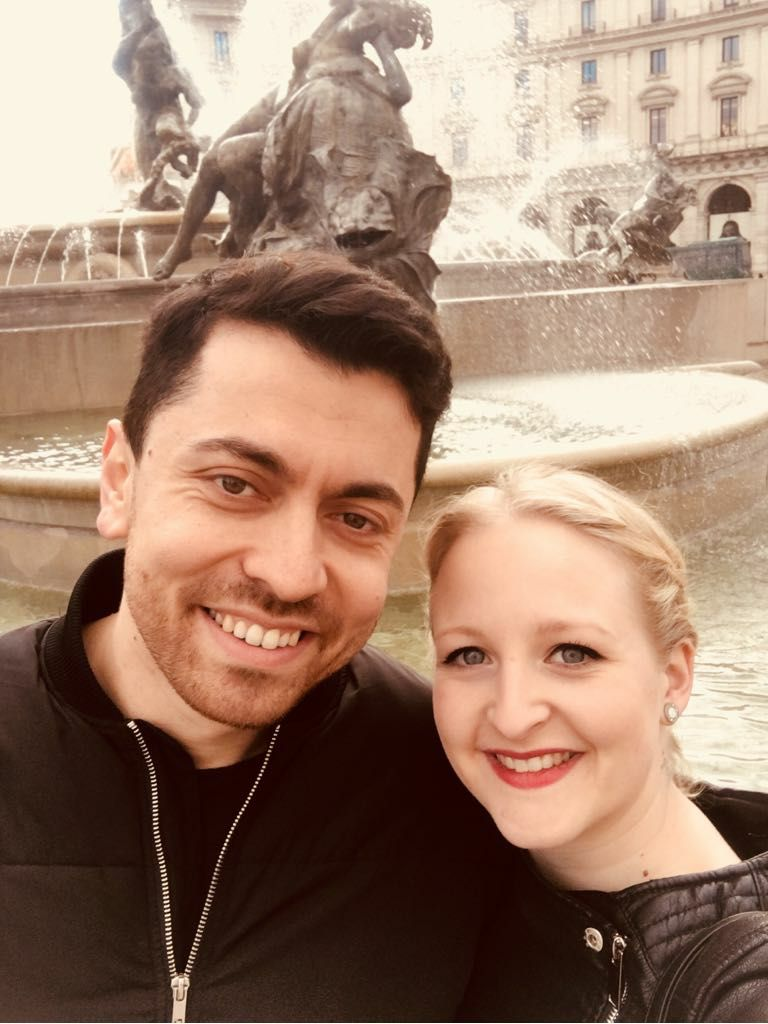
#> input picture SVD/dv.jpg, 768 x 1024 px
$ jupyter execute 'Understanding SVD.ipynb'   (shell and % lines are left out)
#> lines starting #> are read from the running program, lines starting #| are printed output that depends on the picture
# Understanding Singular Value Decomposition

On 16.06.2020, searching “singular value decomposition" in Google yielded  $22.6 \cdot 10^6$ results while searching “Alan Turing” in Google yielded  $16 \cdot 10^6$  results. The magnitude of the discrepancy between the number of retrieved results may be enough to indicate the importance of singular value decomposition (SVD). In this blogpost, I would like to share the beauty of SVD with readers by providing brief theorical background followed by pure Python implementation.

Let $A\in\mathbb{R}^{m\times n}$ be a matrix; and $U\in\mathbb{R}^{m\times r}$, $\Sigma \in \mathbb{R}^{r\times r}$ and $V\in\mathbb{R}^{n\times r}$ be matrices, such that
$$A=U \Sigma V^T$$

where

+ $\Sigma$ is a diagonal matrix and contains ***singular values*** that are ordered in decreasing order.

+ ***V*** contains ***right singular vectors***.

+ ***U*** contains ***left singular vectors***.
+ ***U***, ***V***: are orthonormals hence $U^TU=I$ and $V^TV=I$

### Three equations to use for SVD
1. $A^TA= V\Sigma^T U^T U \Sigma V^T= V (\Sigma^T \Sigma)V^T$ as U is an orthogonal matrix $U^TU=1$. Equivalently, $AA^T= U\Sigma V^TV\Sigma^T U^T = U (\Sigma^T \Sigma) U^T$ as V is an orthogonal matrix $V^TV=1$.

2. $AV = U\Sigma$ because $V^T$ is just moved to the left-hand side of equation.

# Lets calculate Singular Value Decomposition

$$
A=\left[\begin{array}{cc}
5 & 5\\
-1 & 7
\end{array}\right]
$$

+ $A^TA=V (\Sigma^T \Sigma)V^T$ as U is orthogonal matrix $U^TU=1$. Given A and its transpose, we have

$$
A^TA=\left[\begin{array}{cc}
26 & 18\\
18 & 74
\end{array}\right]=V\Sigma^T\Sigma V^T
$$

## Finding $V$ and $\Sigma$ through eigenvalues and eigenvectors of $A^T A$

#### Finding eigenvalues of $A^T A$
Eigenvalues of $A^T A$ are 20 and 80 that are simply found by $det[A^TA-\lambda I]=0$. $\Sigma$ is square root of eigen values along the diagonal
$$\Sigma=\left[\begin{array}{cc}
\sqrt{80} & 0\\
0 & \sqrt{20}
\end{array}\right] = \left[\begin{array}{cc}
4\sqrt{5} & 0\\
0 & 2\sqrt{5}
\end{array}\right]
.$$

#### Finding eigenvectors of $A^T A$

$$[A^TA - 80I] \cdot \left[\begin{array}{cc}
x_1\\
x_2
\end{array}\right]
=\left[\begin{array}{cc}
0\\
0
\end{array}\right] \implies V_1
$$

$$[A^TA - 20I] \cdot \left[\begin{array}{cc}
x_1\\
x_2
\end{array}\right]
=\left[\begin{array}{cc}
0\\
0
\end{array}\right] \implies V_2$$

where solution is
$$V=\left[\begin{array}{cc}
1/_\sqrt{10} & ^3/_\sqrt{10}\\
^3/_\sqrt{10} & -1/_\sqrt{10}
\end{array}\right].
$$

[cell 1]
import numpy as np
A = np.array([[5, 5],[-1,7]])
sigma=np.array([[np.sqrt(80),0],
                [0,np.sqrt(20)]])

V=np.array([[1/np.sqrt(10),3/np.sqrt(10)],
              [3/np.sqrt(10),-1/np.sqrt(10)]])

$A^TA=V (\Sigma^T \Sigma)V^T$

[cell 2]
print(A.T@A)

[cell 3]
print(V@(sigma.T@sigma)@V.T)

## Let's find $U$ via $AV = U\Sigma$

$$
\left[\begin{array}{cc}
5 & 5\\
-1 & 7
\end{array}\right]
\left[\begin{array}{cc}
^1/_\sqrt{10} & ^3/_\sqrt{10}\\
^3/\sqrt{10} & ^-1/_\sqrt{10}
\end{array}\right]=\left[\begin{array}{cc}
20/\sqrt{10} & 10/\sqrt{10}\\
20/\sqrt{10} & -10/_\sqrt{10}
\end{array}\right]
$$

The entries of $U\Sigma$ needed to be unit length.
<br>
*** In order to obtain U matrix we have to make the entries of U times Sigma unit length.***

$$
\left[\begin{array}{cc}
^1/_\sqrt{2} & ^1/_\sqrt{2}\\
^1/_\sqrt{2} & -^1/_\sqrt{2}
\end{array}\right]
\left[\begin{array}{cc}
4\sqrt{5}  & 0\\
0 & 2\sqrt{5}
\end{array}\right]=\left[\begin{array}{cc}
^1/_\sqrt{2} & ^1/_\sqrt{2}\\
^1/_\sqrt{2} & -^1/_\sqrt{2}
\end{array}\right]
$$

$$U=\left[\begin{array}{cc}
^1/_\sqrt{2} & ^1/_\sqrt{2}\\
^1/_\sqrt{2} & -^1/_\sqrt{2}
\end{array}\right]
=\left[\begin{array}{cc}
0.70710678 & 0.70710678\\
0.70710678 & -0.70710678
\end{array}\right]$$

[cell 4]
U=A@V@np.linalg.inv(sigma)
U

[cell 5]
U@sigma@V.T

## For application purposes Numpy does the trick

[cell 6]
U, s, V_T = np.linalg.svd(A)
m, n = A.shape
D = np.concatenate((np.diag(s), np.zeros((m - len(s), n))))
np.dot(U, np.dot(D, V_T))

# Singluar Value Decomposition and Applications

[cell 7]
import matplotlib.pyplot as plt
from PIL import Image

[cell 8]
# Its me and my girlfriend in Rome :)
imggray = Image.open('dv.jpg').convert('LA')
imgmat = np.array(list(imggray.getdata(band=0)), float)
imgmat.shape = (imggray.size[1], imggray.size[0])
imgmat = np.matrix(imgmat)
plt.figure(figsize=(9,6))
plt.title("Demir und Vani")
plt.imshow(imgmat, cmap='gray');

print("Pixels: ", imgmat.shape[0],"*",imgmat.shape[1])
#| Pixels:  1024 * 768

[cell 9]
U, sigma, V = np.linalg.svd(imgmat)
#> sigma = 768 values, max 132725.3 at index 0, min 2.14 at index 767, mean 589.3
for i in range(5, 51, 10):
    reconstimg = np.matrix(U[:, :i]) * np.diag(sigma[:i]) * np.matrix(V[:i, :])
    plt.imshow(reconstimg, cmap='gray')
    title = "rank = %s" % i
    plt.title(title)
    plt.show()

# Let's apply Singular Value Decomposition on Rgb image

[cell 10]
from PIL import Image
image = np.array(Image.open('dv.jpg'))
#> image is the input picture: shape (1024, 768, 3); mean R, G, B 160.1, 129.5, 110.2
row,col,_ = image.shape
#> row = 1024; col = 768

[cell 11]
fig = plt.figure(figsize=(9,6))
a = fig.add_subplot(1,1,1)
imgplot = plt.imshow(image)
a.set_title("Demir und Vani")
plt.show()
print("Pixel:",row,"*",col)
#| Pixel: 1024 * 768

[cell 12]
image = image /250 # Selecting Colors RED, Green and Blue values.
image_red = image[:,:,0]
image_green = image[:,:,1]
image_blue = image[:,:,2]

[cell 13]
U_r, d_r, V_r = np.linalg.svd(image_red,full_matrices=True)
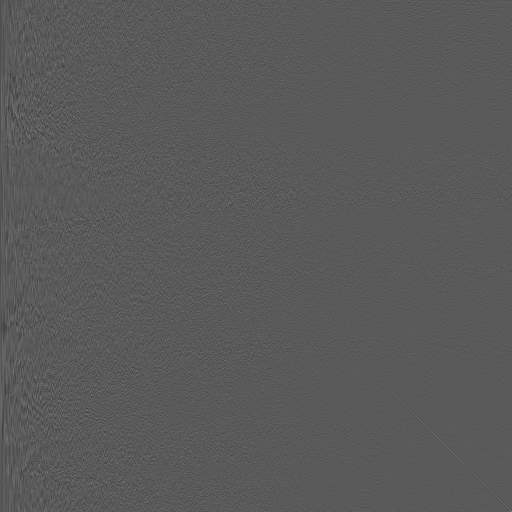
#> U_r: shape (1024, 1024) float64 (shown at 1/2 size); min -0.261, max 0.476, mean -2.58e-05; drawn with min black and max white
#> d_r = 768 values, max 609.3 at index 0, min 0.0106 at index 767, mean 2.48
U_g, d_g, V_g = np.linalg.svd(image_green,full_matrices=True)
#> d_g = 768 values, max 509.8 at index 0, min 0.00953 at index 767, mean 2.35
U_b, d_b, V_b = np.linalg.svd(image_blue,full_matrices=True)
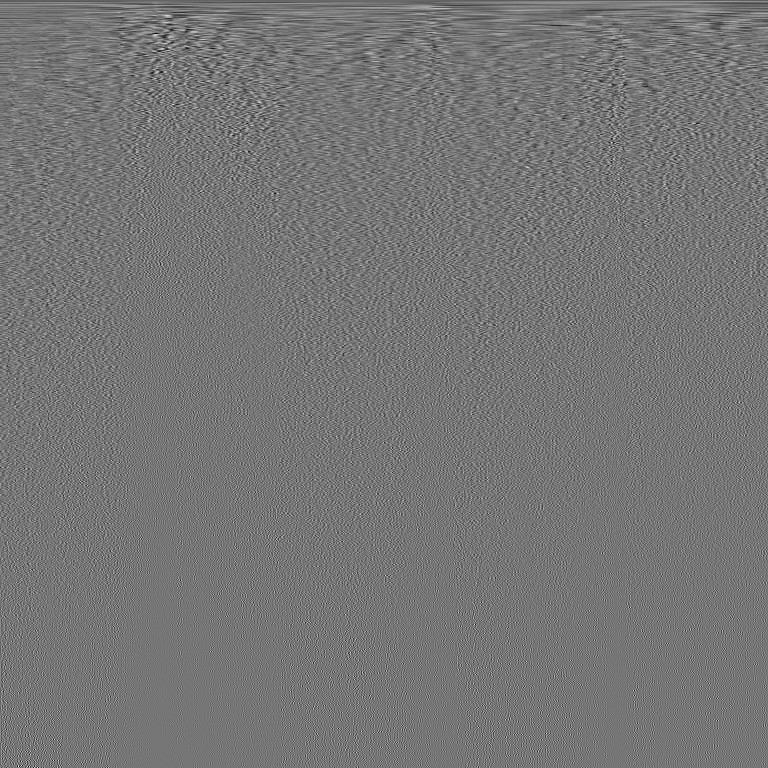
#> V_b: shape (768, 768) float64; min -0.215, max 0.249, mean -5.06e-05; drawn with min black and max white
#> d_b = 768 values, max 442.5 at index 0, min 0.00998 at index 767, mean 2.18

[cell 14]
for rank in [1,5,10,15]:
    U_r_k = U_r[ :,0 : rank]
    V_r_k = V_r[ 0 :rank,:]
    U_g_k = U_g[:,0:rank]
    V_g_k = V_g[0:rank,:]
    U_b_k = U_b[:,0:rank]
    V_b_k = V_b[0:rank,:]

    d_r_k = d_r[0:rank]
    d_g_k = d_r[0:rank]
    d_b_k = d_r[0:rank]
    compredssed_bytes = sum(matrix.nbytes for matrix in[U_r_k,d_r_k,V_r_k,U_g_k,d_g_k,V_g_k,U_b_k,d_b_k,V_b_k])

    im_red_approx = np.dot(U_r_k,np.dot(np.diag(d_r_k),V_r_k))
    im_green_approx = np.dot(U_g_k,np.dot(np.diag(d_g_k),V_g_k))
    im_blue_approx = np.dot(U_b_k,np.dot(np.diag(d_b_k),V_b_k))

    im_reconstructed = np.zeros((row,col,3))

    im_reconstructed[:,:,0]=im_red_approx
    im_reconstructed[:,:,1]=im_green_approx
    im_reconstructed[:,:,2]=im_blue_approx

    im_reconstructed[im_reconstructed < 0 ] = 0
    im_reconstructed[im_reconstructed > 1] = 1

    fig = plt.figure(figsize=(9,6))
    a = fig.add_subplot(1,1,1)
    imgplot = plt.imshow(im_reconstructed)
    a.set_title("Our pic rank {0}".format(rank))
    plt.show()
#> this loop made 4 passes
#> compredssed_bytes on passes 3 to 4: 430320, 645480
#> (d_r_k, d_g_k, d_b_k, compredssed_bytes) on pass 1: ([609.3], [609.3], [609.3], 43032)
#> pass 1, `im_red_approx = np.dot(U_r_k,np.dot(np.diag(d_r_k),V_r_k))`:
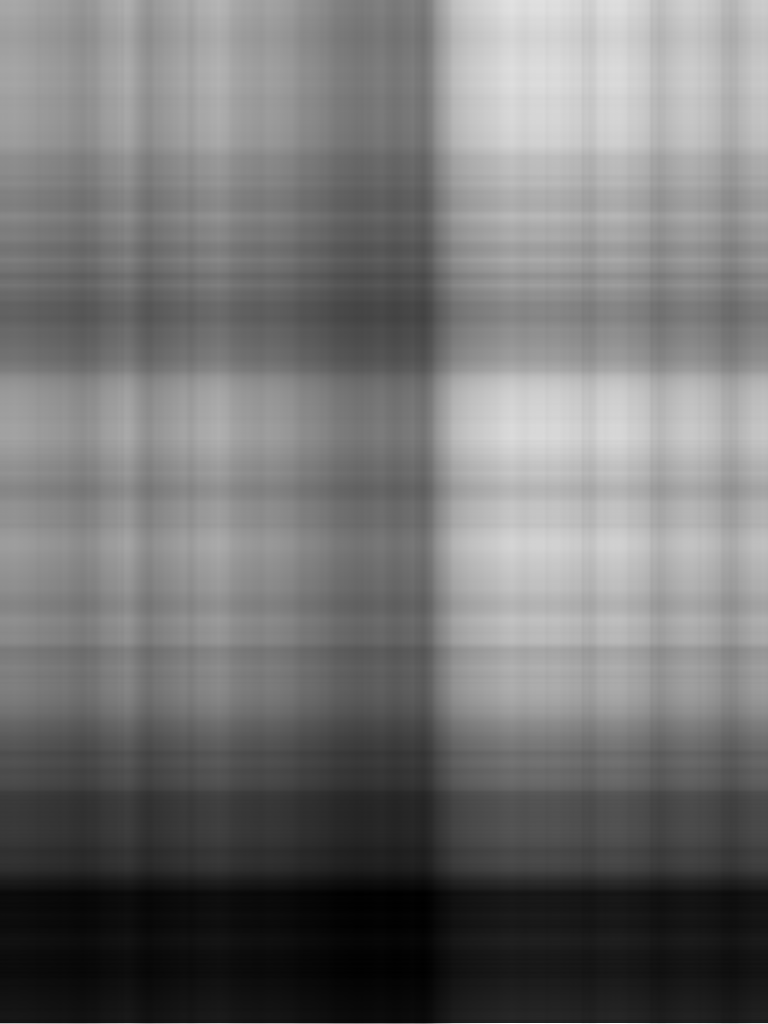
#> im_red_approx: shape (1024, 768) float64; min 0.141, max 1.24, mean 0.642; drawn with min black and max white
#> pass 1, `im_blue_approx = np.dot(U_b_k,np.dot(np.diag(d_b_k),V_b_k))`:
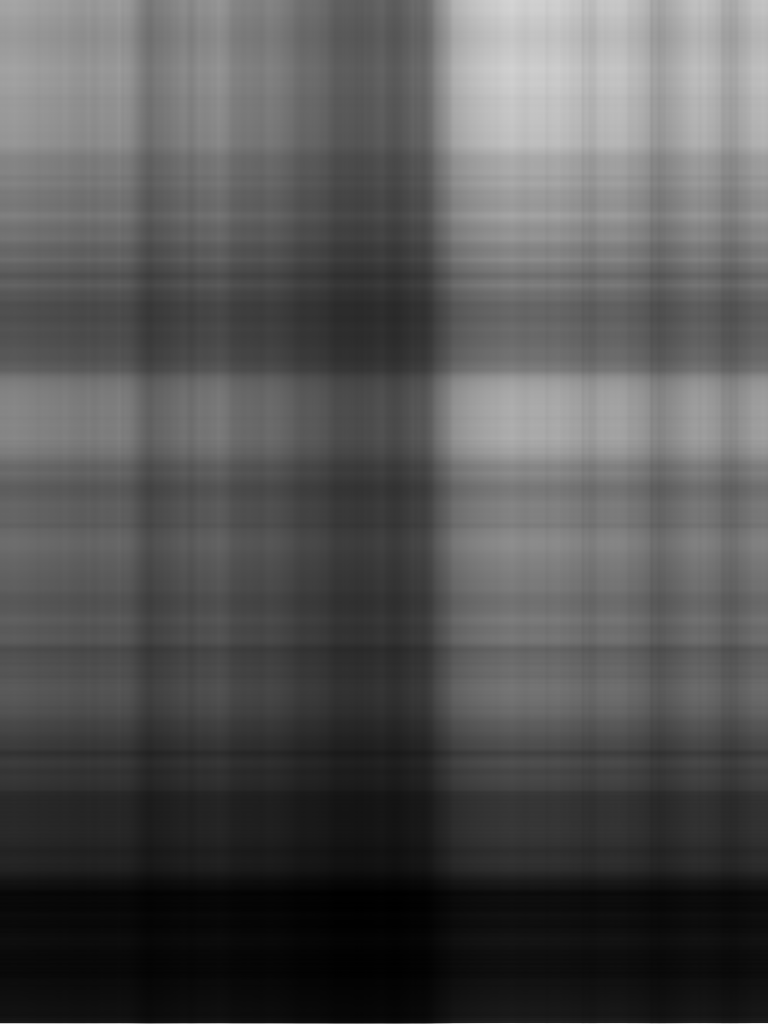
#> im_blue_approx: shape (1024, 768) float64; min 0.0662, max 1.7, mean 0.612; drawn with min black and max white
#> pass 1, `plt.show()`:
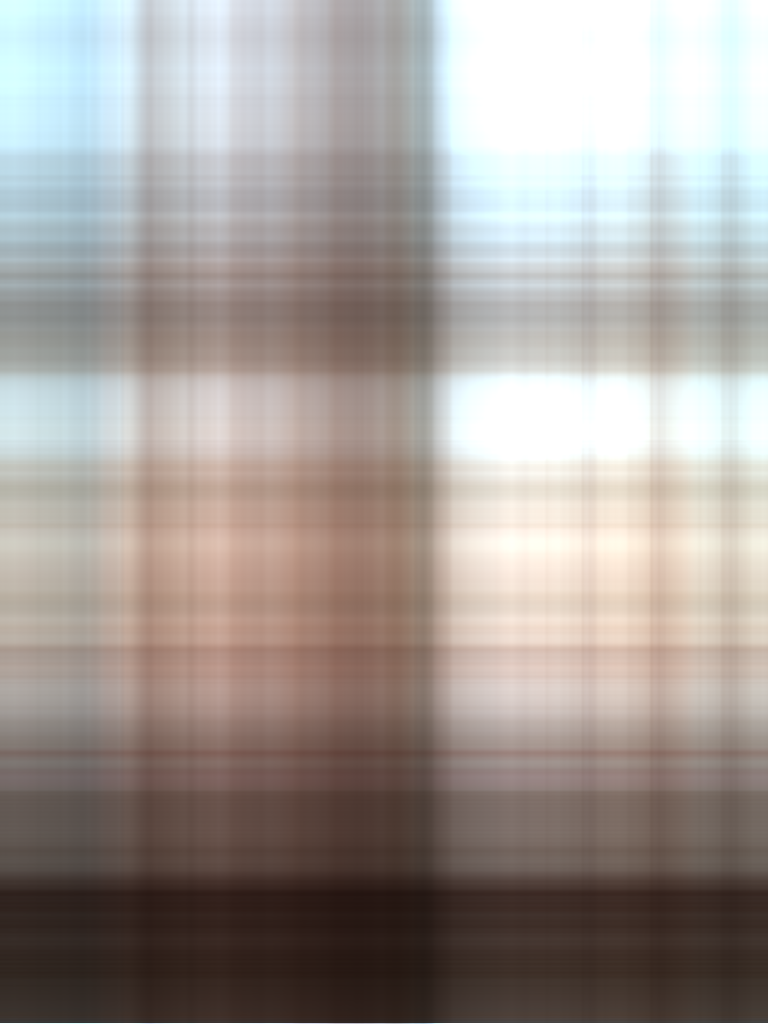
#> shown: shape (1024, 768, 3) float64; mean R, G, B 0.64, 0.611, 0.593
#> after the loop:
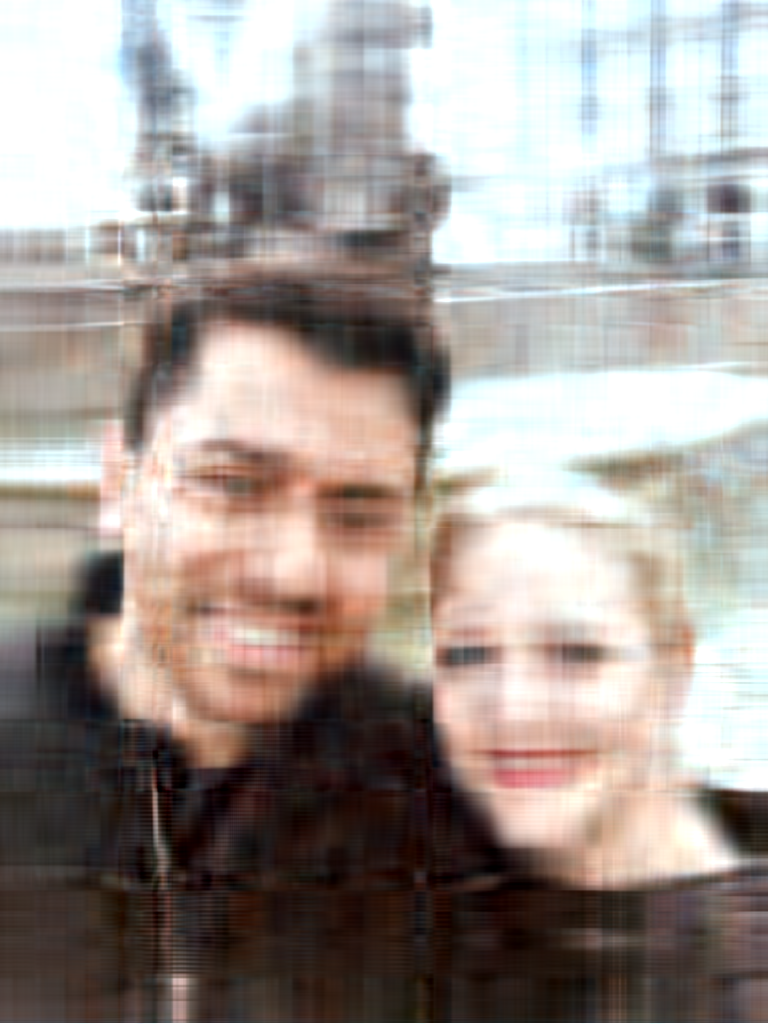
#> im_reconstructed: shape (1024, 768, 3) float64; mean of channels 0, 1, 2 0.638, 0.602, 0.581; drawn as R, G, B
